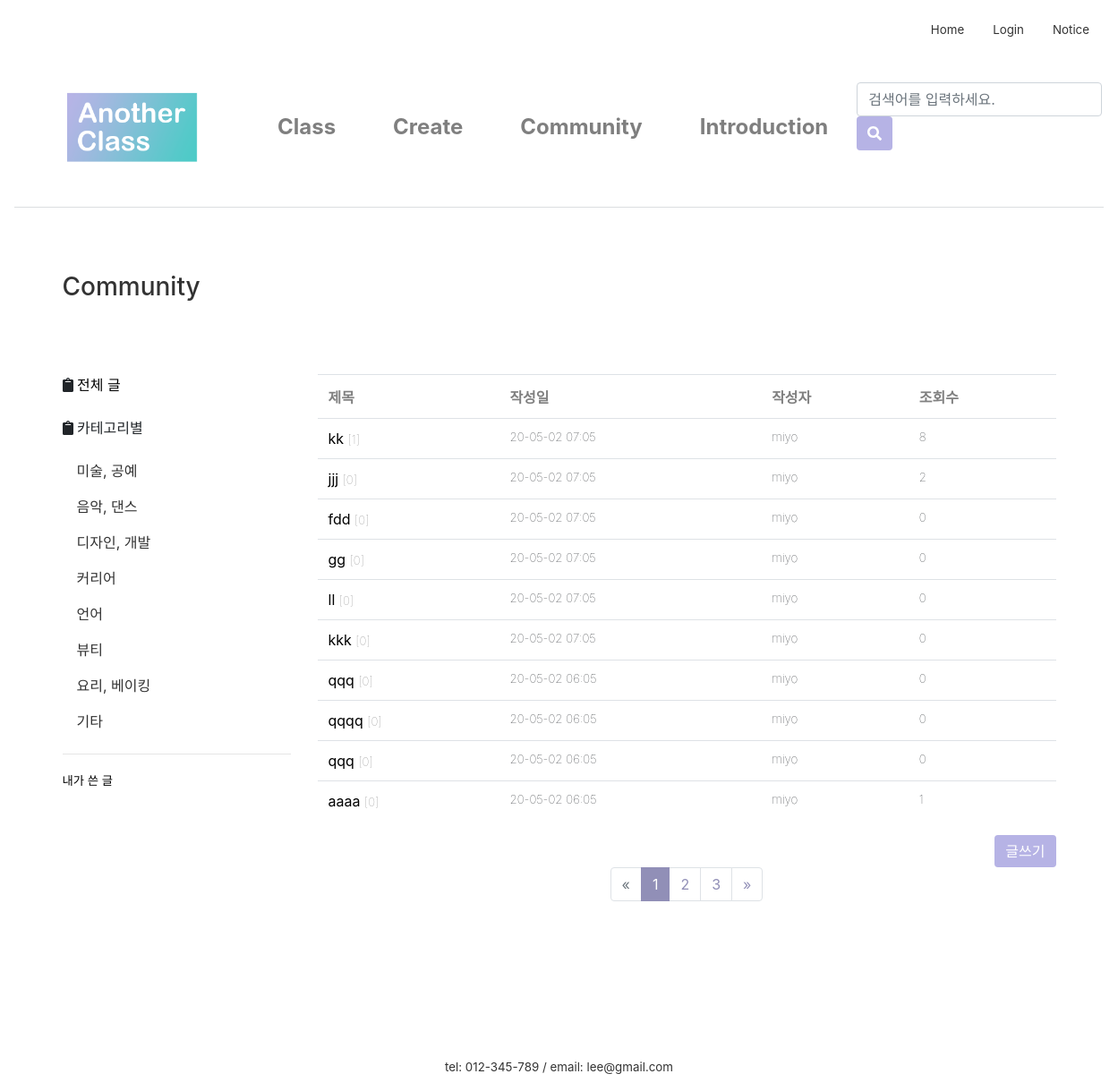
Before: /community/ with the older database file.
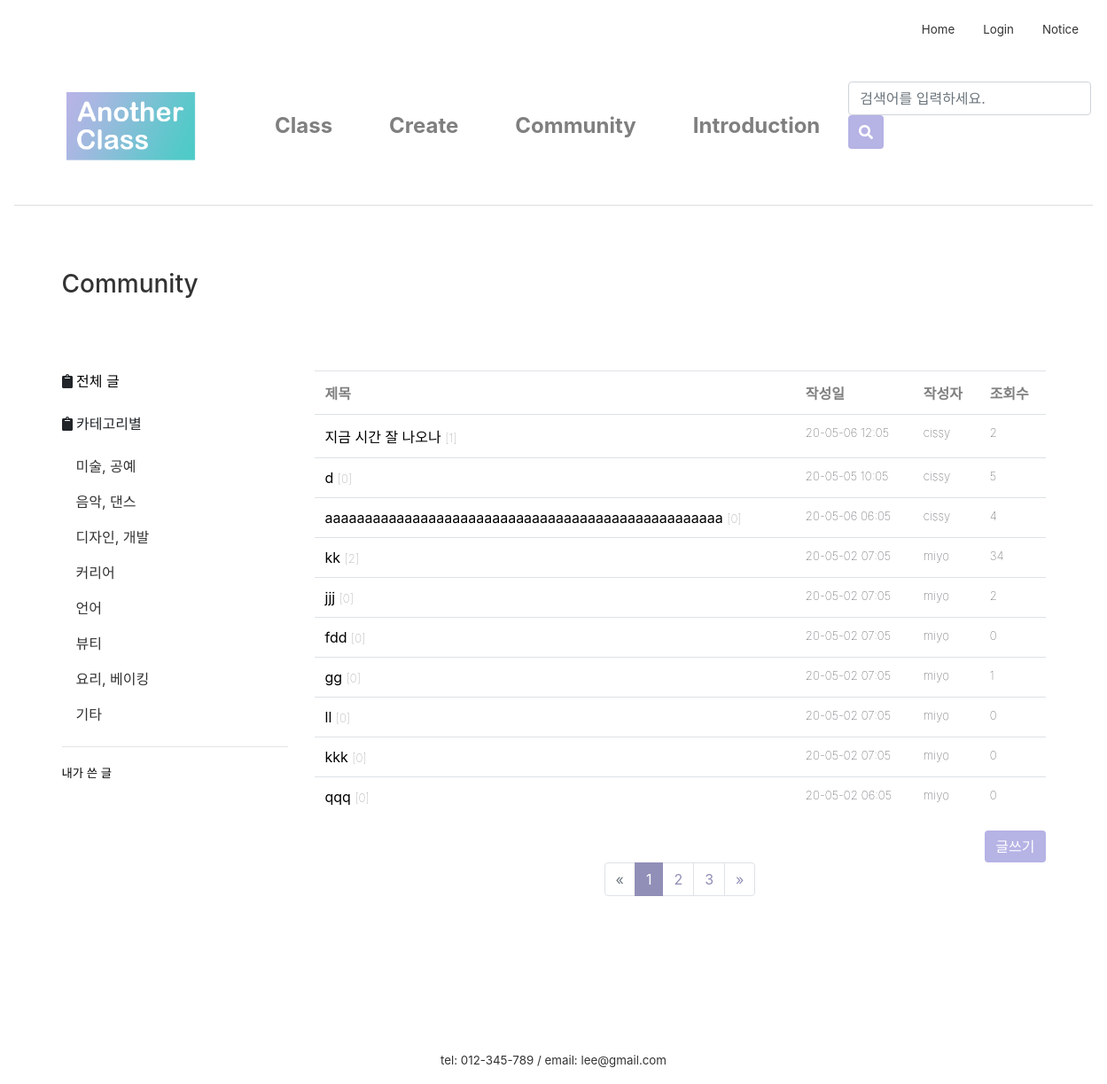
After: the same page with the newer database file.
### firstApp/models.py (models this page shows, shortened)
class Category(models.Model):
    name = models.CharField(max_length=20)

class Post(models.Model):
    author = models.ForeignKey(settings.AUTH_USER_MODEL, on_delete=models.CASCADE, default=1)
    category = models.ForeignKey('firstApp.Category', on_delete=models.CASCADE, default=2)
    title = models.CharField(max_length=60)
    text = RichTextUploadingField()
    created_date = models.DateTimeField(default=timezone.localtime())
    published_date = models.DateTimeField(
            blank=True, null=True)
    views = models.PositiveIntegerField(default=0)
    class Meta:
        ordering = ['-id']

### firstApp/views.py (the view)
# urls.py: path('community/', views.community, name='community'),
def community(request):
    if request.user is None:
        redirect('login')
    else:
        cate_list = Category.objects.all()
        post_list = Post.objects.all()
        page = request.GET.get('page', 1)
        paginator = Paginator(post_list, 10)
        try:
            posts = paginator.page(page)
        except PageNotAnInteger:
            posts = paginator.page(1)
        except EmptyPage:
            posts = paginator.page(paginator.num_pages)
        return render(request, 'firstApp/community.html', {
            'posts': posts, 'cate_list': cate_list })

### firstApp/templates/firstApp/community.html (shortened to what this page needs)
{% extends 'firstApp/base.html'%}
{% load static %}
{% block content %}
<link rel="stylesheet" href="{% static 'css/paginate.css' %}">
<link rel="stylesheet" href="{% static 'css/community.css' %}">
		<div class="container">
			<h3><a href="{% url 'community' %}" class="nounderline">Community</a></h3>
        	<br><br><br>
			<div class="row">
				<div class="col-sm-3">
					<div class="left-sidebar">
						<ul>
                            <li><i class="fas fa-clipboard"></i>
								<a class="a_underline" href="{% url 'community' %}">전체 글</a>
							</li>
							<br>
							<p><i class="fas fa-clipboard"></i> 카테고리별</p>
							<ul class="nav flex-column">
								{% for category in cate_list %}
								<li>
									<a class="nav-link community-nav-link" href="{% url 'post_category' category.pk %}">
										{{category.name}}
									</a>
								</li>
								{% endfor %}
							</ul>
							<hr>
							<li><a class="a_underline lighter" href="{% url 'myPost' %}" >내가 쓴 글</a></li>
						</ul>
					</div>
				</div>
				<div class="col-sm-9">
					<div class="blog-post-area">
							<table class="table">
								<tr>
									<th>제목</th>
									<th>작성일</th>
									<th>작성자</th>
									<th>조회수</th>
								</tr>
								{% for post in posts %}
								<tr>
									<td>
										<a class="a_underline" href="{% url 'post_detail' post.pk %}">
											{{ post.title }}
										</a>
										<span class="lighter" style="color:gray;">[{{ post.comments.count }}]</span>
									</td>
									<td class="lighter">{{post.created_date|date:"y-m-d h:m"}}</td>
									<td class="lighter">{{post.author}}</td>
									<td class="lighter">{{post.views}}</td>
								</tr>
								{% endfor %}
							</table>
						<div align="right">
							<div id="btn">
								<a href="/createpost">
									<input class="btn btn-primary" type="button" value="글쓰기">
								</a>
							</div>
						</div>
						{% if posts.has_other_pages %}
						<nav aria-label="Page navigation example">
						  <ul class="pagination justify-content-center">
							{% if posts.has_previous %}
							  <li class="page-item">
								  <a class="page-link" href="?page={{ posts.previous_page_number }}" aria-label="Previous">
								  	<span aria-hidden="true">&laquo;</span>
        							<span class="sr-only">Previous</span>
								  </a>
							  </li>
							{% else %}
							  <li class="page-item disabled"><a class="page-link">
								  <span>&laquo;</span></a></li>
							{% endif %}
							{% for i in posts.paginator.page_range %}
							  {% if posts.number == i %}
							  <li class="page-item active">
								  <a class="page-link" href="#">{{ i }}</a><span class="sr-only">(current)</span></span>
							  </li>
							  {% else %}
								<li class="page-item"><a class="page-link" href="?page={{ i }}">{{ i }}</a></li>
							  {% endif %}
							{% endfor %}
							{% if posts.has_next %}
							  <li class="page-item">
								  <a class="page-link" href="?page={{ posts.next_page_number }}" aria-label="Next">
									  <span aria-hidden="true">&raquo;</span>
								  </a>
							  </li>
							{% else %}
							  <li class="page-item disabled">
								  <a class="page-link">
								  <span>&raquo;</span>
								  </a>
							  </li>
							{% endif %}
						  </ul>
						</nav>
						{% endif %}
					</div>
				</div>
			</div>
		</div>
{% endblock content %}

Changed rows visible on the page:
no longer on this page (row edited): Post: title "qqqq", comments.count "0", created_date "20-05-02 06:05", author "miyo", views "0"
no longer on this page (row unchanged): Post: title "qqq", comments.count "0", created_date "20-05-02 06:05", author "miyo", views "0"
no longer on this page (row unchanged): Post: title "aaaa", comments.count "0", created_date "20-05-02 06:05", author "miyo", views "1"
added Post: title "지금 시간 잘 나오나", comments.count "1", created_date "20-05-06 12:05", author "cissy", views "2"
added Post: title "d", comments.count "0", created_date "20-05-05 10:05", author "cissy", views "5"
added Post: title "aaaaaaaaaaaaaaaaaaaaaaaaaaaaaaaaaaaaaaaaaaaaaaaaaa", comments.count "0", created_date "20-05-06 06:05", author "cissy", views "4"
changed Post "kk": comments.count "1" → "2"; views "8" → "34"
changed Post "gg": views "0" → "1"
